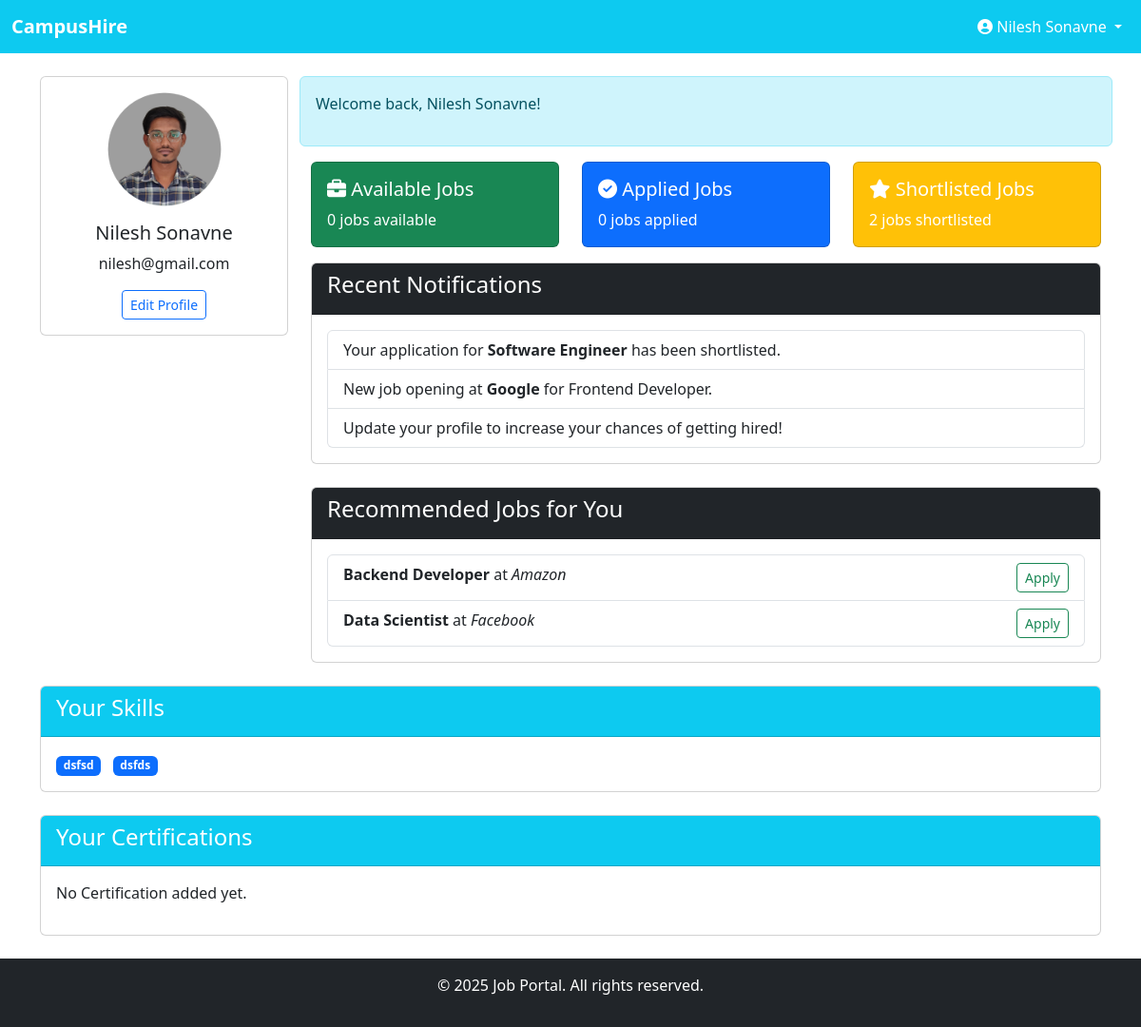
Before: /dashboard/ (signed in) with the older database file.
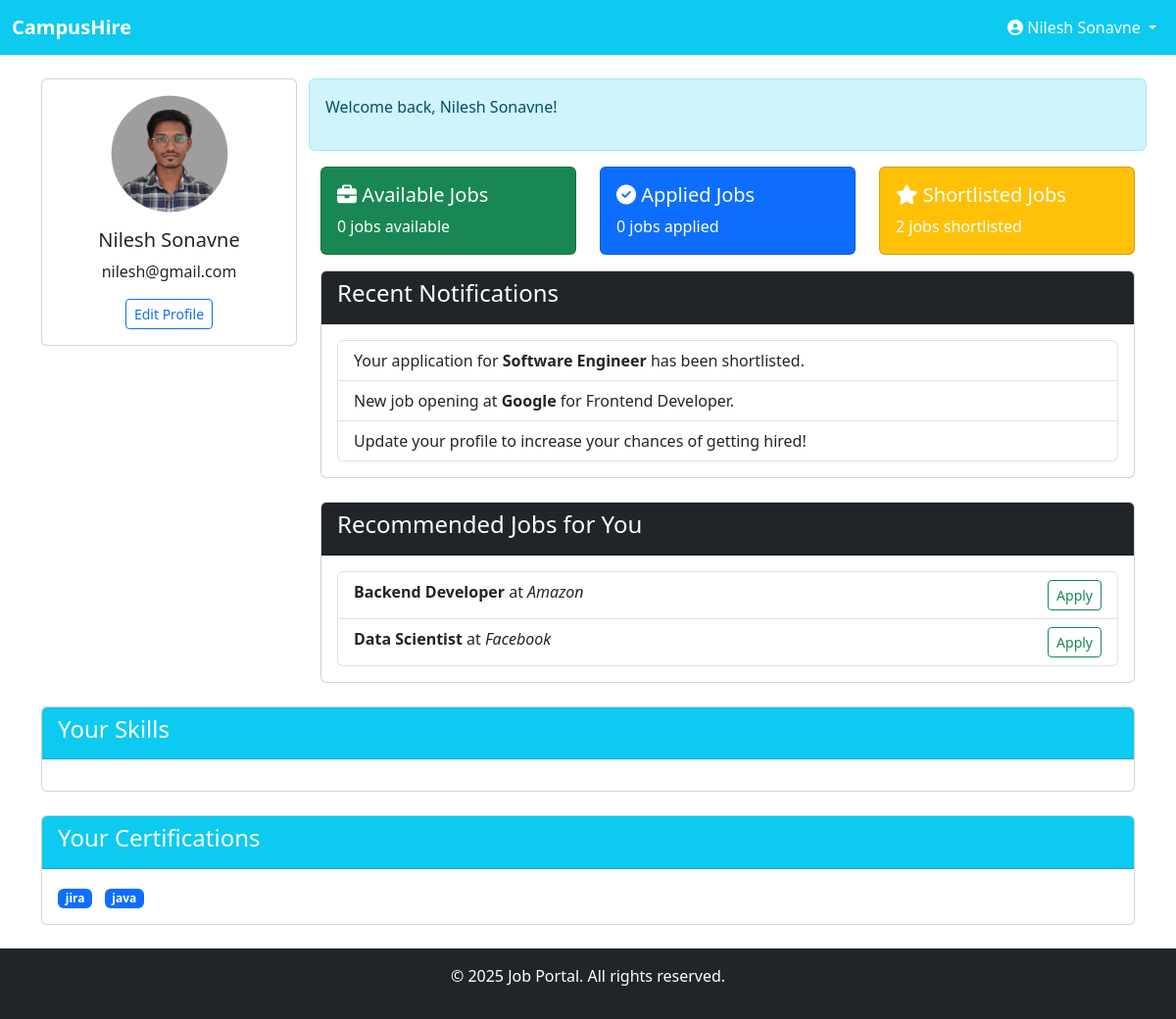
After: the same page with the newer database file.
### users/models.py (models this page shows)
class Certification(models.Model):
    profile = models.ForeignKey(ProfileSkillsCertifications, on_delete=models.CASCADE, related_name='certifications')
    certification_name = models.CharField(max_length=255)
    file = models.FileField(upload_to='certifications/', blank=True, null=True)
    def __str__(self):
        return self.certification_name

### users/views.py (the view)
# urls.py: path('dashboard/', views.dashboard, name='dashboard'),
def dashboard(request):
    if 'user_id' not in request.session:
        return redirect('login')
    user_id = request.session['user_id']
    user = User.objects.get(id=user_id)
    profile, created = Profile.objects.get_or_create(user=user)
    print("Profile Image URL:", profile.profile_pic.url if profile.profile_pic else "No Image Found")
    skillscertifications, created = ProfileSkillsCertifications.objects.get_or_create(profile=profile)
    certifications = skillscertifications.certifications.all()
    messages.success(request, f"Welcome back, {user.name}!")
    return render(request, 'dashboard.html', {
        'user': user,
        'profile': profile,
        'skillscertifications': skillscertifications,
        'certifications': certifications,
       })

### users/Templates/dashboard.html (shortened to what the changed rows need)
{% extends "base/dashboardbase.html" %}
{%load static %}
{% block content %}
<div class="container mt-4">
    <div class="row">
        <div class="col-md-9">
            <div class="row">
                {% if messages %}
                <div class="alert alert-info" role="alert">
                    {% for message in messages %}
                    <p>{{ message }}</p>
                    {% endfor %}
                </div>
                {% endif %}
            </div>
        </div>
    </div>
    <div class="card mb-4">
        <div class="card-body">
            {% for skill in skillscertifications.skills %}
                <span class="badge bg-primary me-2">{{ skill }}</span>
            {% empty %}
                <p>No skills added yet.</p>
            {% endfor %}
        </div>
    </div>
     <div class="card mb-4">
        <div class="card-body">
            {% for certificate in certifications %}
                <span class="badge bg-primary me-2">{{ certificate }}</span>
            {% empty %}
                <p>No Certification added yet.</p>
            {% endfor %}
        </div>
    </div>
</div>
{% endblock %}

Changed rows visible on the page:
added Certification: certification_name "jira"
added Certification: certification_name "java"
Other visible differences:
list line gone: "dsfsd"
list line gone: "dsfds"
text no longer shown: "No Certification added yet."
